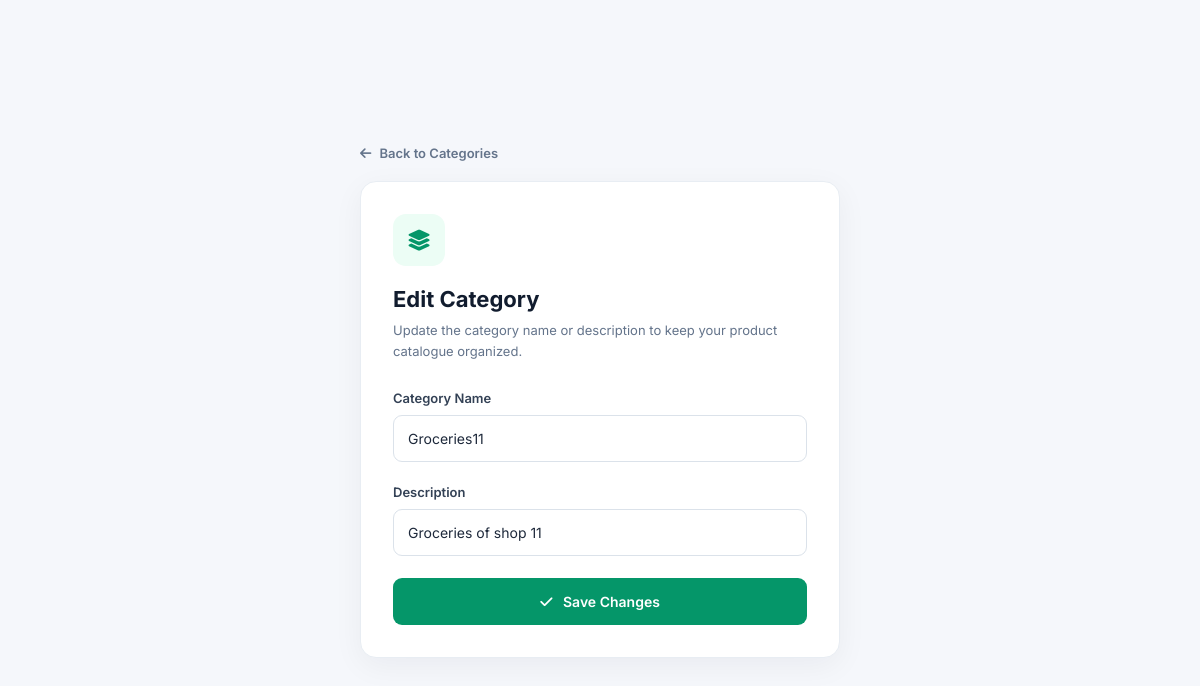
/editCategories/1, run on an earlier commit of the app's database.
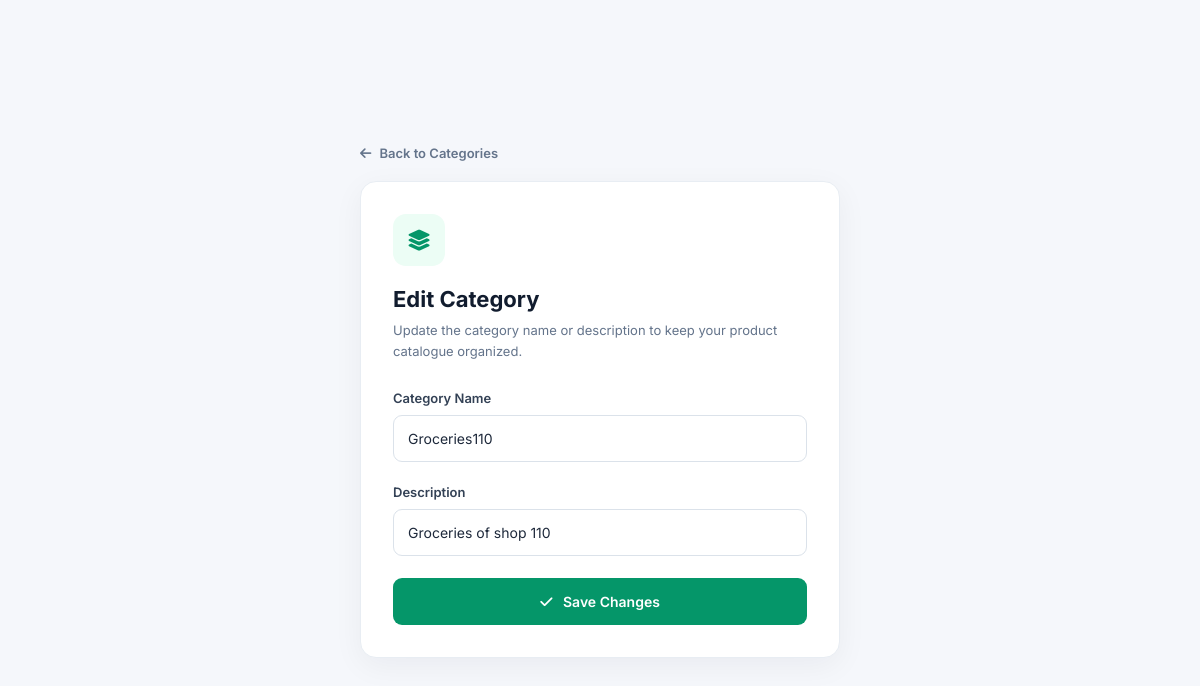
And on a later commit of the database.
### RetailIQApp/models.py (models this page shows)
class CategoryTable(models.Model):
    SHOPID = models.ForeignKey(ShopTable, on_delete=models.PROTECT, null=True, blank=True)
    category_name = models.CharField(max_length=20, null=True, blank=True)
    category_description = models.CharField(max_length=100, null=True, blank=True)
    created_at = models.DateTimeField(auto_now_add=True)
    updated_at = models.DateTimeField(auto_now=True)
    is_active = models.BooleanField(default=True)

### RetailIQApp/views.py (the view, shortened to what this page needs)
# urls.py: path('editCategories/<int:cat_id>',editCategories.as_view(),name = 'editCategories'),
class editCategories(View):
    def get(self,request,cat_id):
        obj = CategoryTable.objects.get(id=cat_id)
        return render(request,'shop/edit/editCategories.html',{'editCategories':obj})

### templates/Shop/edit/editCategories.html (shortened to what this page needs)
<!DOCTYPE html>
<html lang="en">
<head>
    <link rel="stylesheet" href="https://cdnjs.cloudflare.com/ajax/libs/font-awesome/6.5.0/css/all.min.css">
</head>
<body>
    <div class="container">
        <a href="/addManageCategories" class="top-link">
            <i class="fa-solid fa-arrow-left"></i>
            Back to Categories
        </a>
        <div class="card">
            <div class="icon-box">
                <i class="fa-solid fa-layer-group"></i>
            </div>
            <h2>Edit Category</h2>
            <p class="subtitle">
                Update the category name or description to keep your product catalogue organized.
            </p>
            <form method="post">
                <div class="form-group">
                    <label for="category_name">Category Name</label>
                    <input
                        id="category_name"
                        value="{{editCategories.category_name}}"
                        type="text"
                        name="category_name"
                        placeholder="Enter category name"
                        required
                    >
                </div>
                <div class="form-group">
                    <label for="category_description">Description</label>
                    <input
                        id="category_description"
                        value="{{editCategories.category_description}}"
                        type="text"
                        name="category_description"
                        placeholder="Enter category description"
                    >
                </div>
                <button type="submit">
                    <i class="fa-solid fa-check"></i>
                    &nbsp; Save Changes
                </button>
            </form>
        </div>
    </div>
</body>
</html>

What changed in the data, as far as the page shows it:
changed CategoryTable: category_name "Groceries11" → "Groceries110"; category_description "Groceries of shop 11" → "Groceries of shop 110"
